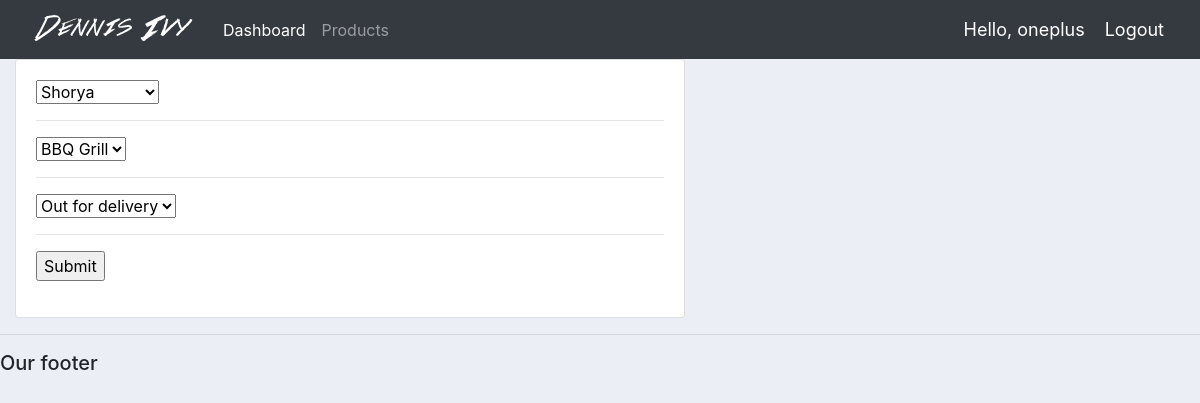
The app's page /update_order/7/ (signed in) with its own data.
### accounts/models.py (models this page shows)
class Order(models.Model):
    STATUS = (
        ('Pending', 'Pending'),
        ('Out for delivery','Out for delivery'),
        ('Delivered','Delivered'),
    )
    customer = models.ForeignKey(Customer, null=True, on_delete = models.SET_NULL)
    product = models.ForeignKey(Product, null=True, on_delete = models.SET_NULL)
    date_created = models.DateTimeField(auto_now_add=True, null = True)
    status = models.CharField(max_length=200 , null = True , choices = STATUS)

### accounts/decorators.py (the view)
        def wrapper_func(request, *args, **kwargs):
            group = None
            if request.user.groups.exists():
                group = request.user.groups.all()[0].name
            if group in allowed_roles:
                return view_func(request, *args, **kwargs)
            else:
                return HttpResponse("You are not authorized to view this page")

### accounts/forms.py
class OrderForm(ModelForm):
    class Meta:
        model  = Order
        fields = '__all__'

### accounts/models.py (called while the page is built)
    def __str__(self):
       return self.name

    def __str__(self):
        return self.name

### accounts/views.py (called while the page is built)
@login_required(login_url='login')
@allowed_users(allowed_roles=['admin'])
def updateOrder(request,pk):
    order = Order.objects.get(id=pk)
    form = OrderForm(instance=order)
    if request.method == 'POST':
        form = OrderForm(request.POST,instance=order )
        if form.is_valid():
            form.save()
            return redirect('/')
    context = {'form':form}
    return render(request, 'accounts/order_form.html', context)

### accounts/templates/accounts/order_form.html (shortened to what this page needs)
{% extends 'accounts/main.html' %}
{%  load static %}
{% block content %}
<div class="row">
    <div class="col-md-7">
        <div class="card card-body">
            <form action="" method="POST">
				{% for field in form %}
					{{field}}
					<hr>
				{% endfor %}
                <input type="submit" name="Submit">
            </form>
        </div>
    </div>
</div>
{% endblock %}

### accounts/templates/accounts/navbar.html (shortened to what this page needs)
{% load static %}
<nav class="navbar navbar-expand-lg navbar-dark bg-dark">
    <img src="{% static '/images/logo.png/' %}" >
    <div class="collapse navbar-collapse" id="navbarNavAltMarkup">
      <div class="navbar-nav">
      {% if request.user.is_staff %}
        <a class="nav-item nav-link active" href="{% url 'home' %}">Dashboard</a>
        <a class="nav-item nav-link" href="{% url 'products' %}">Products</a>
      {% else %}
        <a class="nav-item nav-link" href="{% url 'account' %}">Settings</a>
      {% endif %}
      </div>
    </div>
    <span class="hello-msg">Hello, {{ request.user }}</span>
    <span ><a class="hello-msg" href="{% url 'logout' %}">Logout</a></span>
  </nav>

### static/css/main.css (style rules this page uses)
body { background-color: #ebeff5; }

### accounts/templates/accounts/navbar.html (style rules this page uses)
.hello-msg { font-size : 18px; color : #fff; margin-right: 20px; }

### records on screen
Order: form "Shorya" "BBQ Grill" "Out for delivery"

### other values on screen
{{ request.user }} "oneplus"
